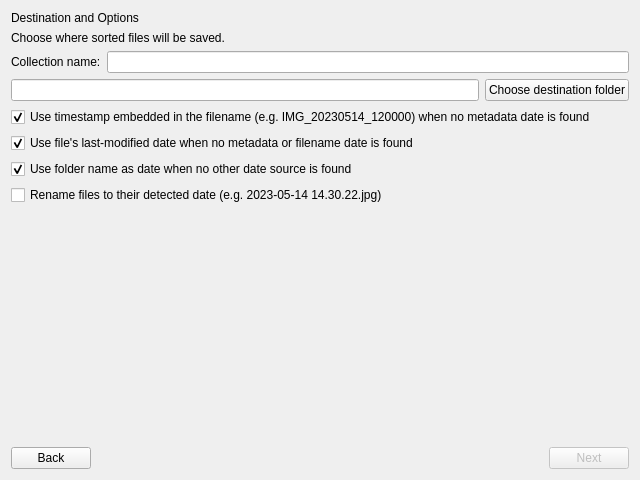
<?xml version="1.0" encoding="UTF-8"?>
<ui version="4.0">
 <class>Form</class>
 <widget class="QWidget" name="Form">
  <property name="geometry">
   <rect>
    <x>0</x>
    <y>0</y>
    <width>640</width>
    <height>480</height>
   </rect>
  </property>
  <property name="windowTitle">
   <string>Form</string>
  </property>
  <layout class="QVBoxLayout" name="verticalLayout">
   <item>
    <widget class="QLabel" name="label">
     <property name="text">
      <string>Destination and Options</string>
     </property>
    </widget>
   </item>
   <item>
    <widget class="QLabel" name="label_2">
     <property name="text">
      <string>Choose where sorted files will be saved.</string>
     </property>
    </widget>
   </item>
   <item>
    <layout class="QHBoxLayout" name="horizontalLayout">
     <item>
      <widget class="QLabel" name="label_3">
       <property name="text">
        <string>Collection name:</string>
       </property>
      </widget>
     </item>
     <item>
      <widget class="QLineEdit" name="collectionNameEdit"/>
     </item>
    </layout>
   </item>
   <item>
    <layout class="QHBoxLayout" name="horizontalLayout_2">
     <item>
      <widget class="QLineEdit" name="destPathEdit">
       <property name="readOnly">
        <bool>true</bool>
       </property>
      </widget>
     </item>
     <item>
      <widget class="QPushButton" name="chooseDestButton">
       <property name="text">
        <string>Choose destination folder</string>
       </property>
      </widget>
     </item>
    </layout>
   </item>
   <item>
    <widget class="QCheckBox" name="useFilenameDateCheckbox">
     <property name="text">
      <string>Use timestamp embedded in the filename (e.g. IMG_20230514_120000) when no metadata date is found</string>
     </property>
     <property name="checked">
      <bool>true</bool>
     </property>
    </widget>
   </item>
   <item>
    <widget class="QCheckBox" name="useMtimeCheckbox">
     <property name="text">
      <string>Use file's last-modified date when no metadata or filename date is found</string>
     </property>
     <property name="checked">
      <bool>true</bool>
     </property>
    </widget>
   </item>
   <item>
    <widget class="QCheckBox" name="useFolderDateCheckbox">
     <property name="text">
      <string>Use folder name as date when no other date source is found</string>
     </property>
     <property name="checked">
      <bool>true</bool>
     </property>
    </widget>
   </item>
   <item>
    <widget class="QCheckBox" name="renameToDateCheckbox">
     <property name="text">
      <string>Rename files to their detected date (e.g. 2023-05-14 14.30.22.jpg)</string>
     </property>
     <property name="checked">
      <bool>false</bool>
     </property>
    </widget>
   </item>
   <item>
    <widget class="QLabel" name="pathPreviewLabel">
     <property name="text">
      <string/>
     </property>
     <property name="wordWrap">
      <bool>true</bool>
     </property>
    </widget>
   </item>
   <item>
    <widget class="QLabel" name="spaceLabel">
     <property name="text">
      <string/>
     </property>
     <property name="wordWrap">
      <bool>true</bool>
     </property>
    </widget>
   </item>
   <item>
    <spacer name="verticalSpacer">
     <property name="orientation">
      <enum>Qt::Orientation::Vertical</enum>
     </property>
     <property name="sizeHint" stdset="0">
      <size>
       <width>20</width>
       <height>40</height>
      </size>
     </property>
    </spacer>
   </item>
   <item>
    <layout class="QHBoxLayout" name="navLayout">
     <item>
      <widget class="QPushButton" name="backButton">
       <property name="text">
        <string>Back</string>
       </property>
      </widget>
     </item>
     <item>
      <spacer name="navSpacer">
       <property name="orientation">
        <enum>Qt::Orientation::Horizontal</enum>
       </property>
       <property name="sizeHint" stdset="0">
        <size>
         <width>40</width>
         <height>20</height>
        </size>
       </property>
      </spacer>
     </item>
     <item>
      <widget class="QPushButton" name="continueButton">
       <property name="enabled">
        <bool>false</bool>
       </property>
       <property name="text">
        <string>Next</string>
       </property>
      </widget>
     </item>
    </layout>
   </item>
  </layout>
 </widget>
 <resources/>
 <connections/>
</ui>
